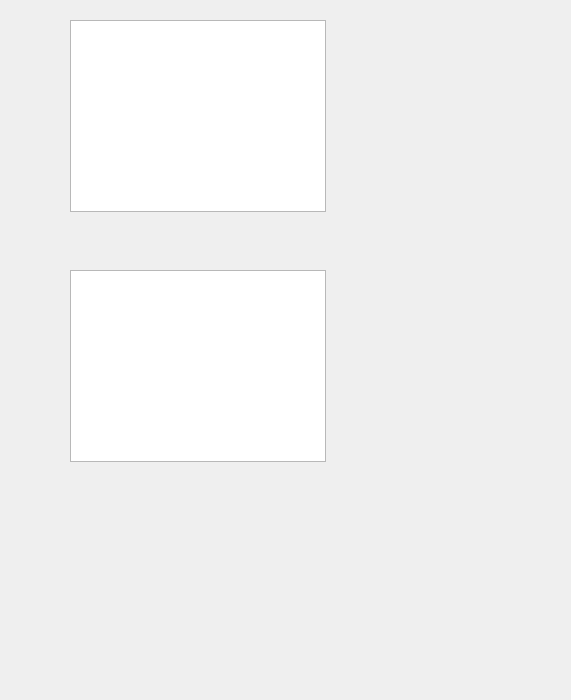
<?xml version="1.0" encoding="UTF-8"?>
<ui version="4.0">
 <class>Form</class>
 <widget class="QWidget" name="Form">
  <property name="geometry">
   <rect>
    <x>0</x>
    <y>0</y>
    <width>571</width>
    <height>700</height>
   </rect>
  </property>
  <property name="windowTitle">
   <string>Form</string>
  </property>
  <widget class="QListView" name="listView">
   <property name="geometry">
    <rect>
     <x>70</x>
     <y>20</y>
     <width>256</width>
     <height>192</height>
    </rect>
   </property>
  </widget>
  <widget class="QTreeView" name="treeView">
   <property name="geometry">
    <rect>
     <x>70</x>
     <y>270</y>
     <width>256</width>
     <height>192</height>
    </rect>
   </property>
  </widget>
 </widget>
 <resources/>
 <connections/>
</ui>
